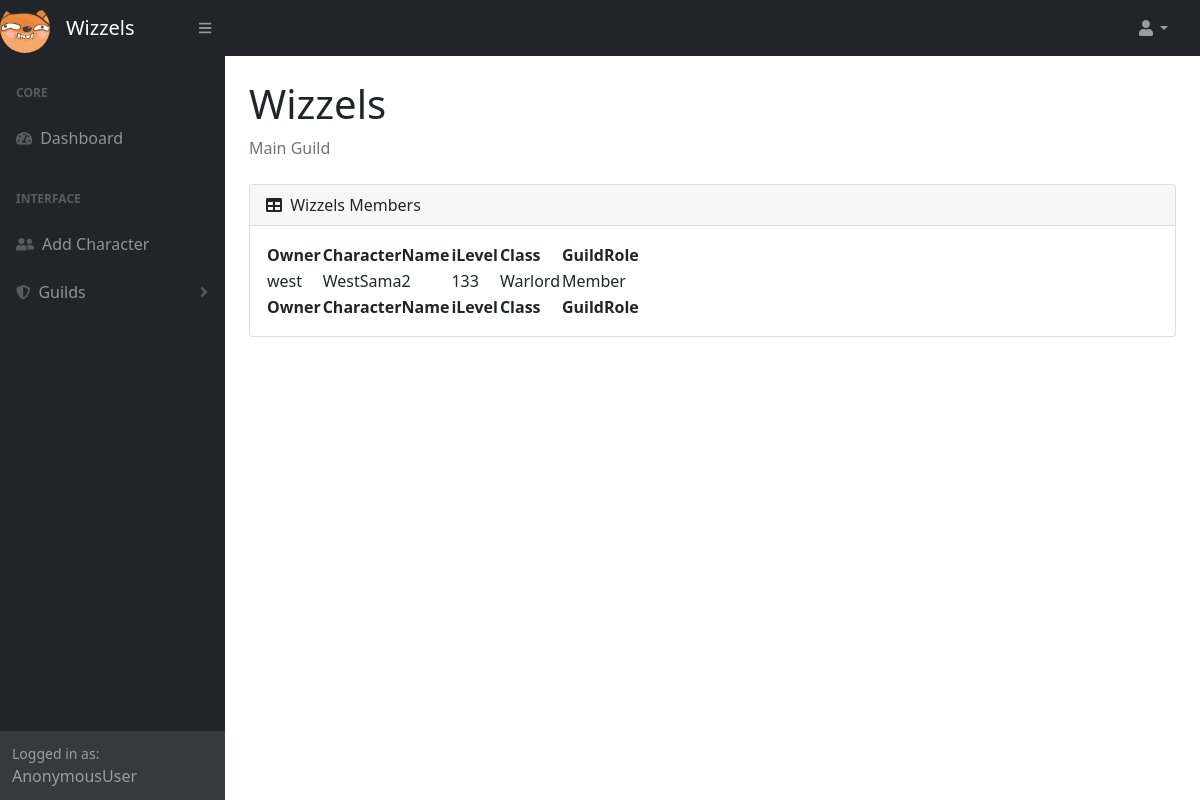
Page /wizzels/ on the earlier database version.
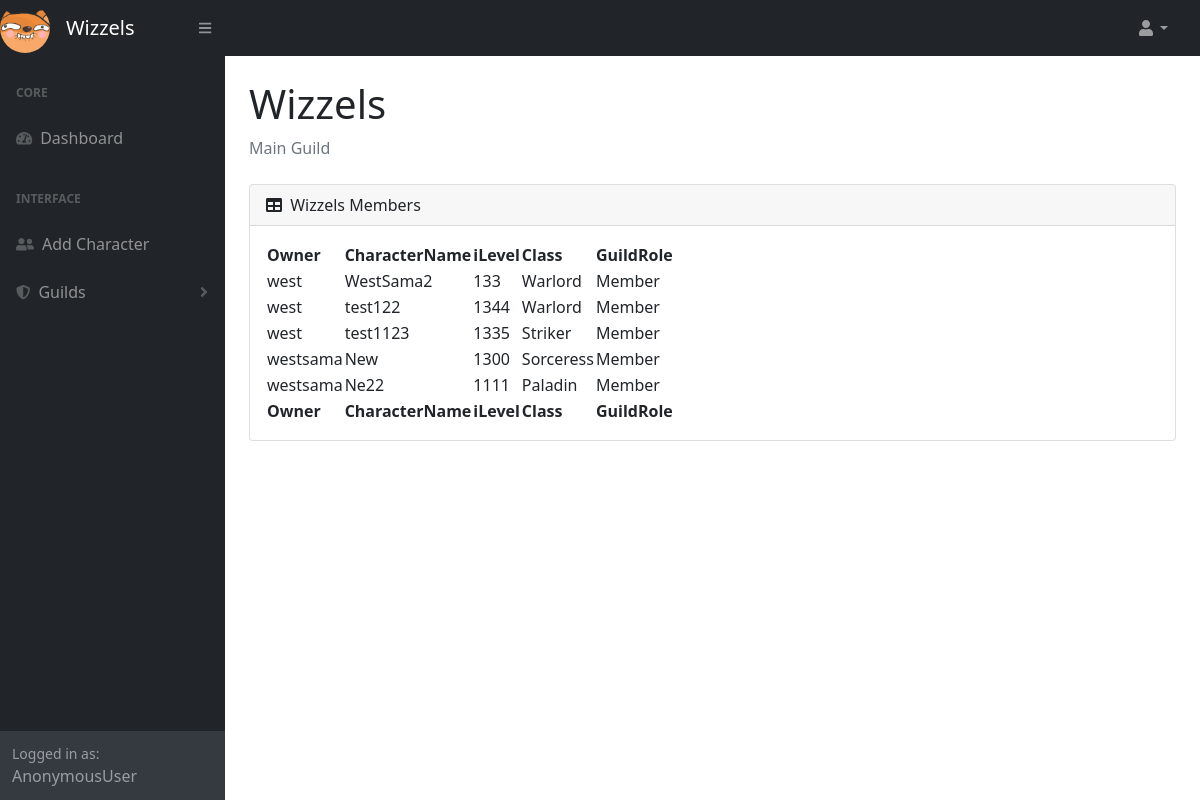
Same page on the later database version.
### guildboard/models.py (models this page shows, shortened)
class Character(models.Model):
    user = models.ForeignKey(User, on_delete=models.CASCADE, null=True)
    name = models.CharField(max_length=64)
    iLevel = models.IntegerField(null=False)
    guildRole = models.CharField(max_length=64, default="Member")
    classe = models.CharField(max_length=64, default="")
    guild = models.ForeignKey(Guild, on_delete=models.CASCADE, blank=True, null=True)

### guildboard/views.py (the view)
# urls.py: path("wizzels/", views.wizzelsPage, name="wizzels"),
def wizzelsPage(request):
    chars = Character.objects.all()
    context = {"chars":chars}
    return render(request, "guildboard/wizzels.html", context)

### guildboard/templates/guildboard/wizzels.html (shortened to what this page needs)
{% extends "guildboard/layout.html" %}
{% block pageTitle %}Wizzels{% endblock %}
{% block pageInfo %}Main Guild{% endblock %}
{% block body %}
{% load static %}
<div class="card mb-4">
    <div class="card-header">
        <i class="fas fa-table me-1"></i>
        Wizzels Members
    </div>
    <div class="card-body">
        <table id="datatablesSimple">
            <thead>
                <tr>
                    <th>Owner</th>
                    <th>CharacterName</th>
                    <th>iLevel</th>
                    <th>Class</th>
                    <th>GuildRole</th>
                </tr>
            </thead>
            <tfoot>
                <tr>
                    <th>Owner</th>
                    <th>CharacterName</th>
                    <th>iLevel</th>
                    <th>Class</th>
                    <th>GuildRole</th>
                </tr>
            </tfoot>
            <tbody>
            {% for char in chars %}
            {% if char.guild != Wizzels %}
                <tr>
                    <td>{{ char.user }}</td>
                    <td>{{ char.name }}</td>
                    <td>{{ char.iLevel }}</td>
                    <td>{{ char.classe }}</td>
                    <td>{{ char.guildRole }}</td>
                </tr>
            {% endif %}
            {% endfor %}
        </tbody>
        </table>
    </div>
</div>
{% endblock %}

Differences in the rows shown:
now on this page (row edited): Character: user "west", name "test122", iLevel "1344", classe "Warlord", guildRole "Member"
now on this page (row edited): Character: user "west", name "test1123", iLevel "1335", classe "Striker", guildRole "Member"
added Character: user "westsama", name "New", iLevel "1300", classe "Sorceress", guildRole "Member"
added Character: user "westsama", name "Ne22", iLevel "1111", classe "Paladin", guildRole "Member"
